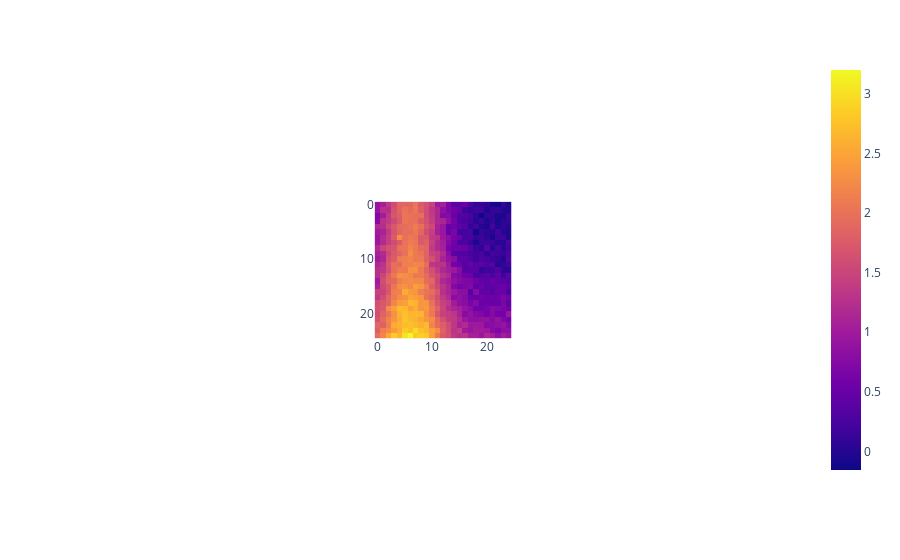

Notebook cell for this chart:
### Markdown cell above
## **2D Test Function**

### Code cell
n = 25
x1, x2 = np.linspace(0,1,n), np.linspace(0,1,n)
x1g, x2g = np.meshgrid(x1, x2)
X = np.vstack((x1g.ravel(), x2g.ravel())).T
def f(x1, x2):
    return 2*np.exp(-((x1 - 0.25)**2/0.08)) + x2**2 + np.random.normal(loc=0.0, scale=0.1, size=x1.shape)
y2d = f(X[:,0], X[:,1])
df = {"x1":X[:,0], "x2":X[:,1], "y":y2d}
px.imshow(y2d.reshape(25,25))

### Figure 1 — Plotly figure (JSON) as saved in the notebook; plotly's stock layout.template omitted (floating-point values rounded to 4 significant figures; data arrays with more than 128 entries replaced by an {"elided": "..."} marker saying what was removed)
{"data": [{"coloraxis": "coloraxis", "hovertemplate": "x: %{x}<br>y: %{y}<br>color: %{z}<extra></extra>", "type": "heatmap", "z": {"elided": "25x25 float values"}}], "layout": {"autosize": true, "coloraxis": {"colorscale": [[0, "#0d0887"], [0.1111, "#46039f"], [0.2222, "#7201a8"], [0.3333, "#9c179e"], [0.4444, "#bd3786"], [0.5556, "#d8576b"], [0.6667, "#ed7953"], [0.7778, "#fb9f3a"], [0.8889, "#fdca26"], [1, "#f0f921"]]}, "margin": {"t": 60}, "xaxis": {"autorange": true, "constrain": "domain", "domain": [0.4058, 0.5942], "range": [-0.5, 24.5], "scaleanchor": "y"}, "yaxis": {"autorange": true, "constrain": "domain", "domain": [0.06105, 0.9389], "range": [24.5, -0.5]}}}
